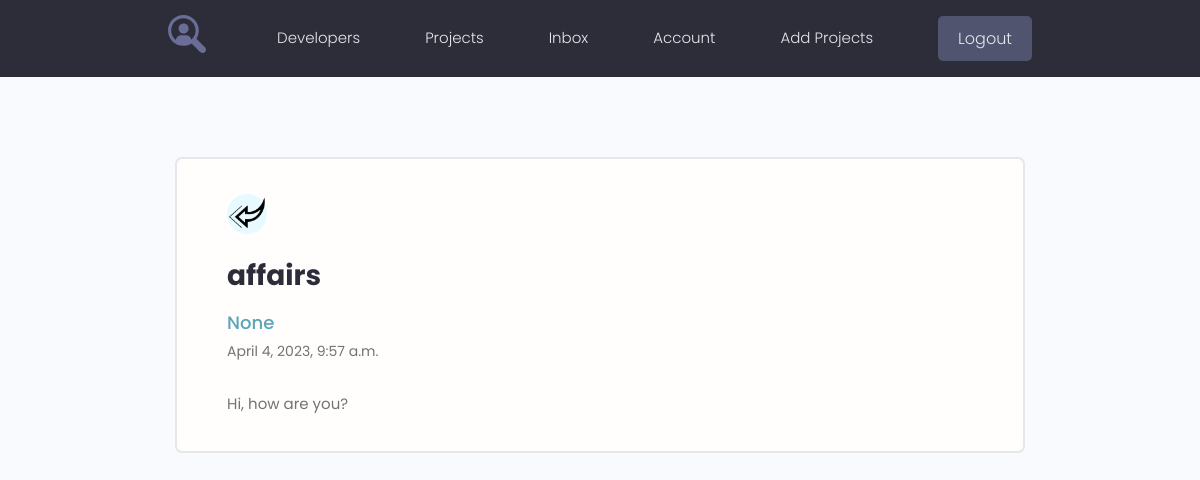
/message/2/ (signed in), run on an earlier commit of the app's database.
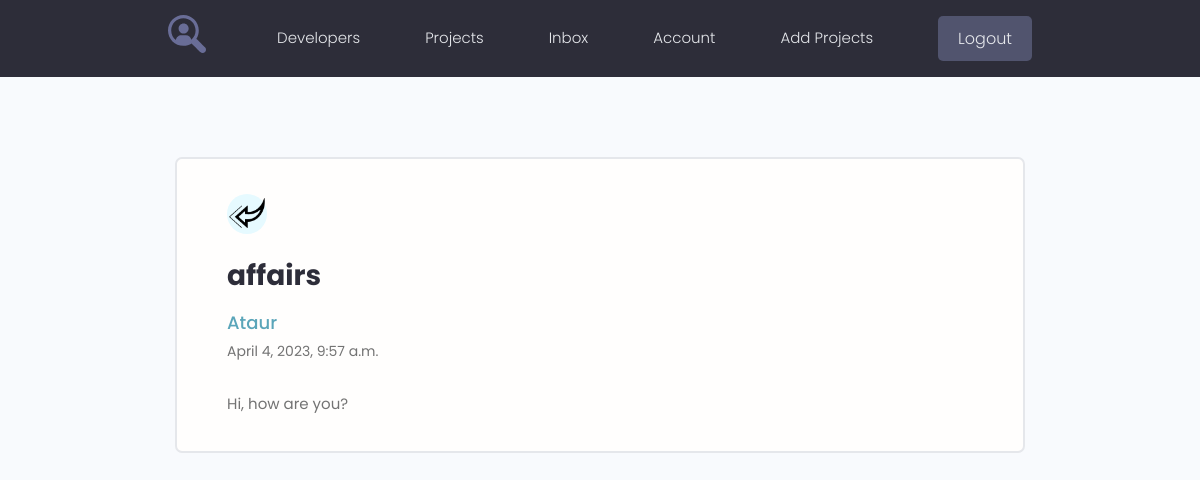
And on a later commit of the database.
### users/models.py (models this page shows, shortened)
class Message(models.Model):
    sender = models.ForeignKey(Profile, on_delete=models.SET_NULL, null=True, blank=True) # отправитель
    recipient = models.ForeignKey(Profile, on_delete=models.SET_NULL, null=True, blank=True, related_name='messages') # получатель, related_name - имя по кот-му мы сможем обратиться к данному полю, если какое-то поле по внешнему ключу мы хотим получать доступ, мы к нему не добавляли _set, в место этого мы можем обратиться по этому имени.
    name = models.CharField(max_length=200, null=True, blank=True) # имя пользователя кот-й прислал сообщение.
    email = models.EmailField(max_length=200, null=True, blank=True) # работает как CharField, только валидация будет на ввод email, что бы была @ и один символ после собачки.
    subject = models.CharField(max_length=200, null=True, blank=True) # тема письма
    body = models.TextField() # тело сообщения, поле обязательное для заполнения
    is_read = models.BooleanField(default=False, null=True) # нужно как-то отслеживать сообщение прочитано или нет, есть два состояния, либо прочитано, лио нет. По умолчанию не прочитанное сообщение. null=True - и уже программно будет, что сообщение прочитано.
    created = models.DateTimeField(auto_now_add=True) # дата создания этого сообщения
    class Meta:
        ordering = ['is_read', '-created'] # Сначала прочитанные или нет, что бы непрочитанные были вверху. По дате создания.

### users/views.py (the view)
# urls.py: path('message/<str:pk>/', views.view_message, name='message'), # для страницы отдельного сообщения
@login_required(login_url='login')
def view_message(request, pk):
    profile = request.user.profile
    message = profile.messages.get(id=pk)
    if message.is_read is False:
        message.is_read = True
        message.save()
    context = {
        'message': message
    }
    return render(request, 'users/message.html', context)

### users/templates/users/message.html
{% extends 'projects/base.html' %}
{% block content %}
{% load static %}
<main class="messagePage my-xl">
    <div class="content-box">
        <div class="message">
            <a class="backButton" href="{% url 'inbox' %}">
                <img src="{% static 'images/left.png' %}" alt="">
            </a>
            <h2 class="message__subject">{{ message.subject }}</h2>
            <a href="{% url 'profiles' %}" class="message__author">{{ message.name }}</a>
            <p class="message__date">{{ message.created }}</p>
            <div class="message__body">
                {{ message.body|linebreaksbr }}
            </div>
        </div>
    </div>
</main>
{% endblock %}

What changed in the data, as far as the page shows it:
changed Message "affairs": name "None" → "Ataur"
